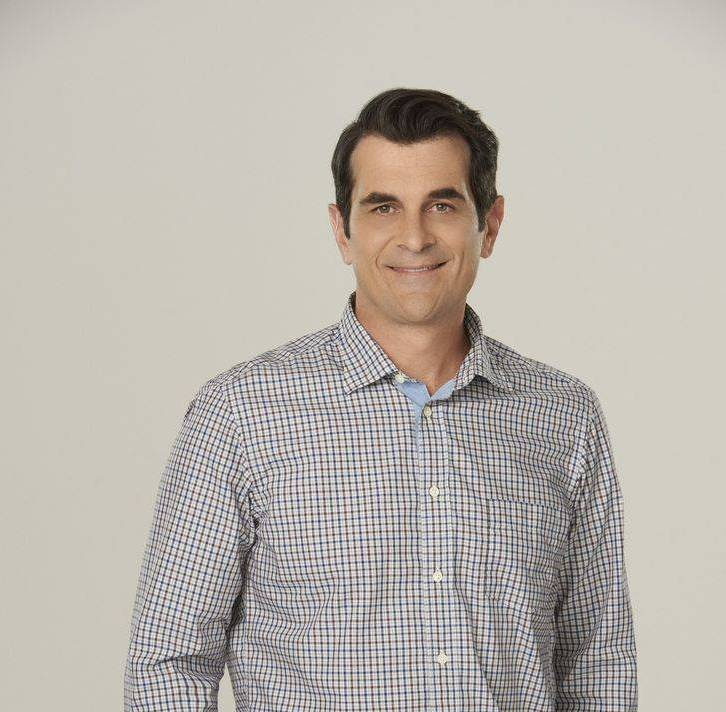
#> input picture images/imagen_1.jpg, 726 x 712 px, given in place of the camera
$ python DataBase.py
#> lines starting #> are read from the running program, lines starting #| are printed output that depends on the picture
import cv2
import imutils
import os

personName = 'test'
dataPath = 'D:\Codes\Python\Reconocimiento Facial\Data'
personPath = '{}/{}'.format(dataPath, personName)

# PREGUNTAMOS SI LA CARPETA YA FUE CREADA.
if(not os.path.exists(personPath)):
    print('Carpeta creada: {}'.format(personPath))
    os.makedirs(personPath)

# VAMOS A CREAR UNA VARIABLE PARA SABER LA CANTIDAD DE FOTOS QUE VAMOS A TOMAR.
faceClassif = cv2.CascadeClassifier(cv2.data.haarcascades + 'haarcascade_frontalface_default.xml')
count = 0

# CAPTURAMOS LA CAMARA DE NUESTOR EQUIPO
capture = cv2.VideoCapture(0, cv2.CAP_DSHOW)

# CREAMOS UN BUCLE DONDE VAMOS A GENERAL EL FRAME QUE NOS MOSTRARA LA IMAGEN DE NUESTRA CAMARA.
while True:
    ret, frame = capture.read()
#> frame is the input picture: shape (712, 726, 3); mean B, G, R 173.5, 180.7, 186.5

    if(ret == False):
        break

    frame = imutils.resize(frame, width = 600)
#> frame: shape (588, 600, 3)
    auxFrame = frame.copy()

    #PASAMOS A ESCALA DE GRISES.
    gray = cv2.cvtColor(frame, cv2.COLOR_BGR2GRAY)
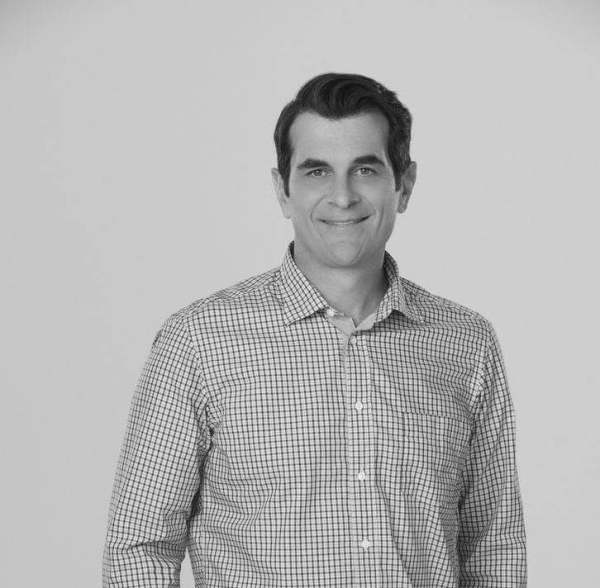
#> gray: shape (588, 600); min 13, max 244, mean 181.6

    faces = faceClassif.detectMultiScale(gray, 1.3, 5)
#> faces = [[269, 114, 149, 149]]

    for(x , y, w, h) in faces:
        # CREAMOS EL RECTANGULO
        cv2.putText(frame, 'Reconociendo', (x, y - 25),2 , 1.1, (0, 255, 0), 1, cv2.LINE_AA)
        cv2.rectangle(frame, (x , y), (x + w, y + h), (0, 255, 0))
        face = auxFrame[y:y + h, x:x + w]
        face = cv2.resize(face, (720, 720), interpolation = cv2.INTER_CUBIC)
        cv2.imwrite(personPath + '/face_{}.jpg'.format(count), face)
        count+=1
#> this loop made 1 pass
#> (x, y, w, h, count) on pass 1: (269, 114, 149, 149, 1)
#> pass 1, `face = auxFrame[y:y + h, x:x + w]`:
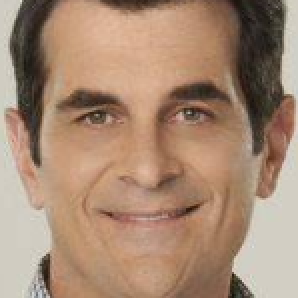
#> face: shape (149, 149, 3) (shown 2 times larger); mean B, G, R 115.2, 137.3, 167
#> after the loop:
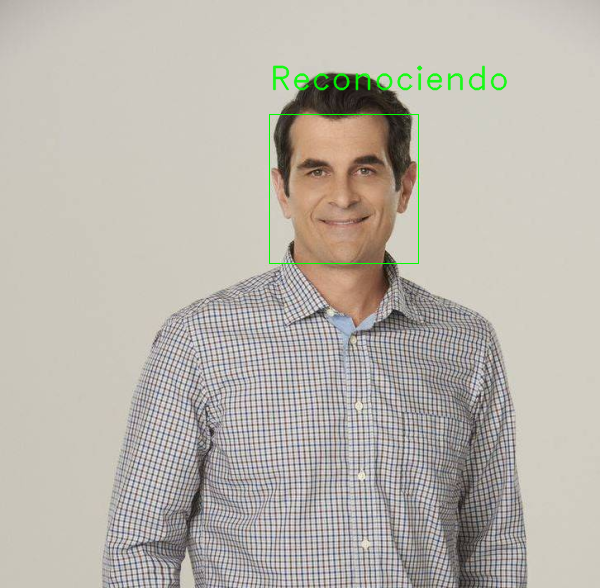
#> frame: shape (588, 600, 3); mean B, G, R 172.7, 181.1, 185.7
#> after the loop, count = 1

    key = cv2.waitKey(1)
#> (key Esc is pressed here)
    if(key == 27 or count >= 300):
        break

    cv2.imshow('Capture', frame)

    # PREGUNTAMOS SI EL USUARIO PRESIONO ALGUNA TECLA, Y SI LA TECLA ES ESC CERRARA LA VENTANA Y TERMINARA EL PROGRAMA.
    if(cv2.waitKey(1) == 27):
        break

capture.release()
cv2.destroyAllWindows()

$ run again, on images/imagen_2.png
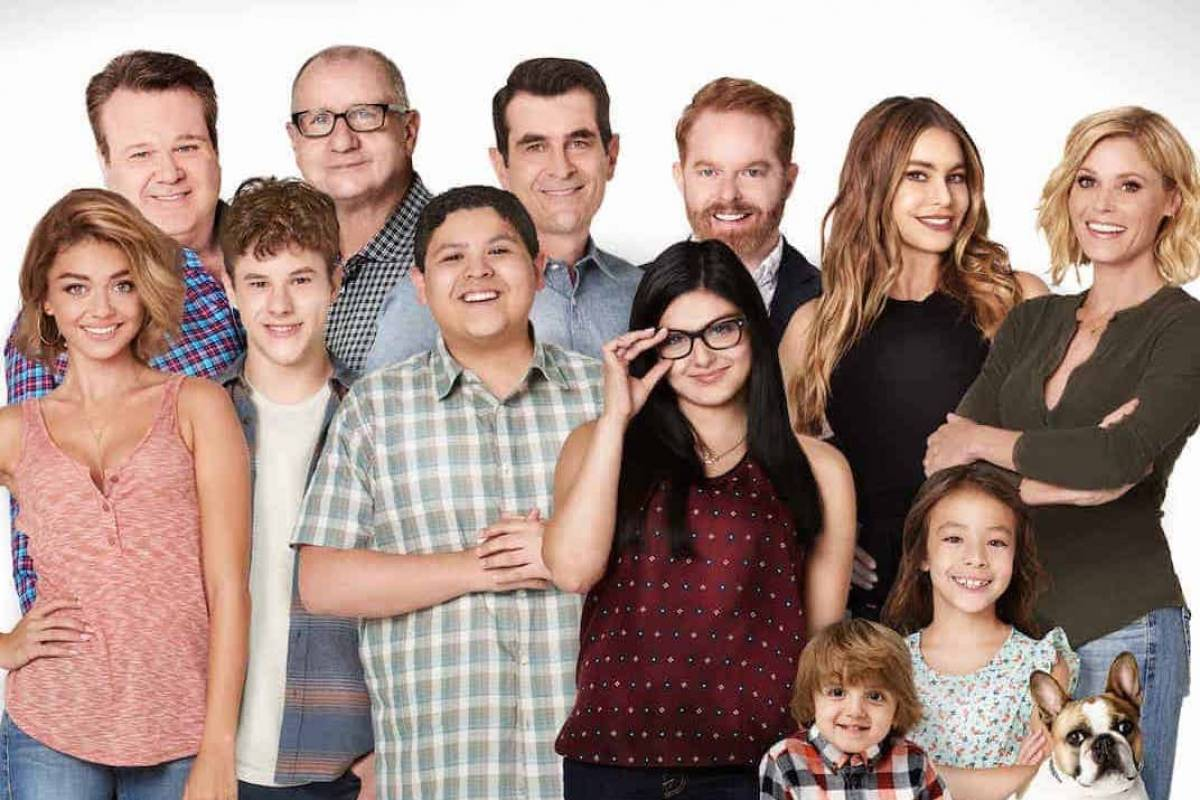
#> input picture images/imagen_2.png, 1200 x 800 px, given in place of the camera
#> frame is the input picture: shape (800, 1200, 3); mean B, G, R 135.2, 143, 166.7
#> faces = [[55, 54, 58, 58], [440, 68, 55, 55], [209, 106, 60, 60], [249, 49, 61, 61], [334, 61, 62, 62], [526, 70, 58, 58], [111, 119, 59, 59], [20, 121, 59, 59], [325, 146, 54, 54], [457, 247, 59, 59], [399, 323, 57, 57]]
#> the loop `for(x , y, w, h) in faces:` made 11 passes
#> pass 1, `face = cv2.resize(face, (720, 720), interpolation = cv2.INTER_CUBIC)`:
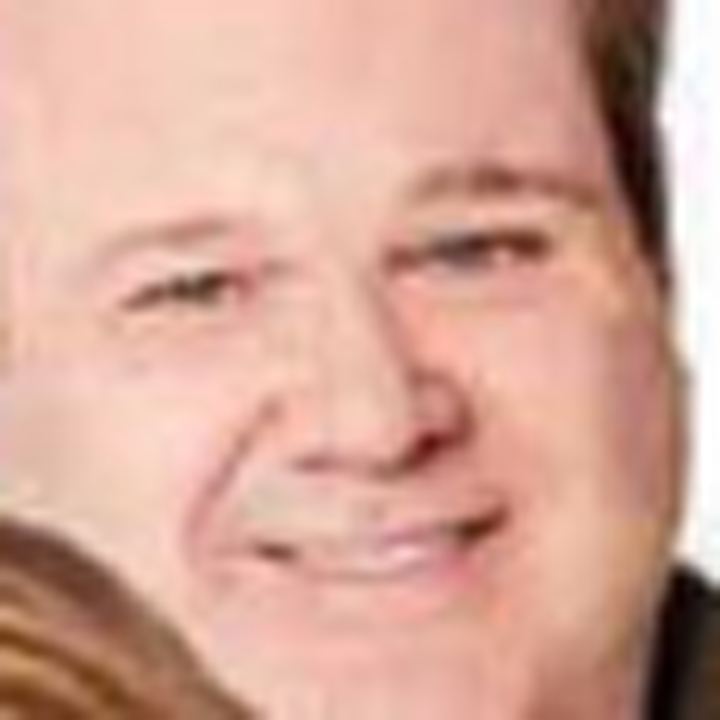
#> face: shape (720, 720, 3); mean B, G, R 151.5, 166.7, 212.9
#> after the loop `for(x , y, w, h) in faces:`:
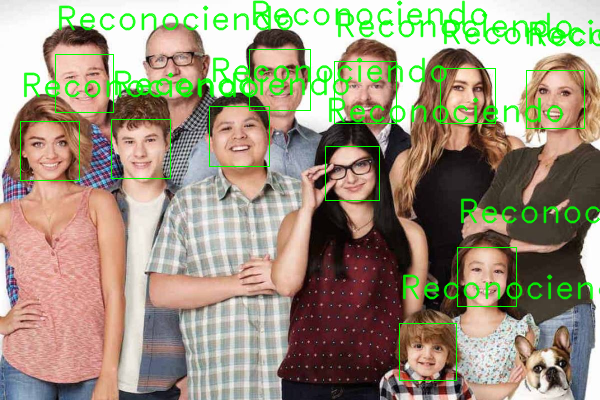
#> frame: shape (400, 600, 3); mean B, G, R 125.9, 147.4, 156
#> after the loop `for(x , y, w, h) in faces:`: count = 11
